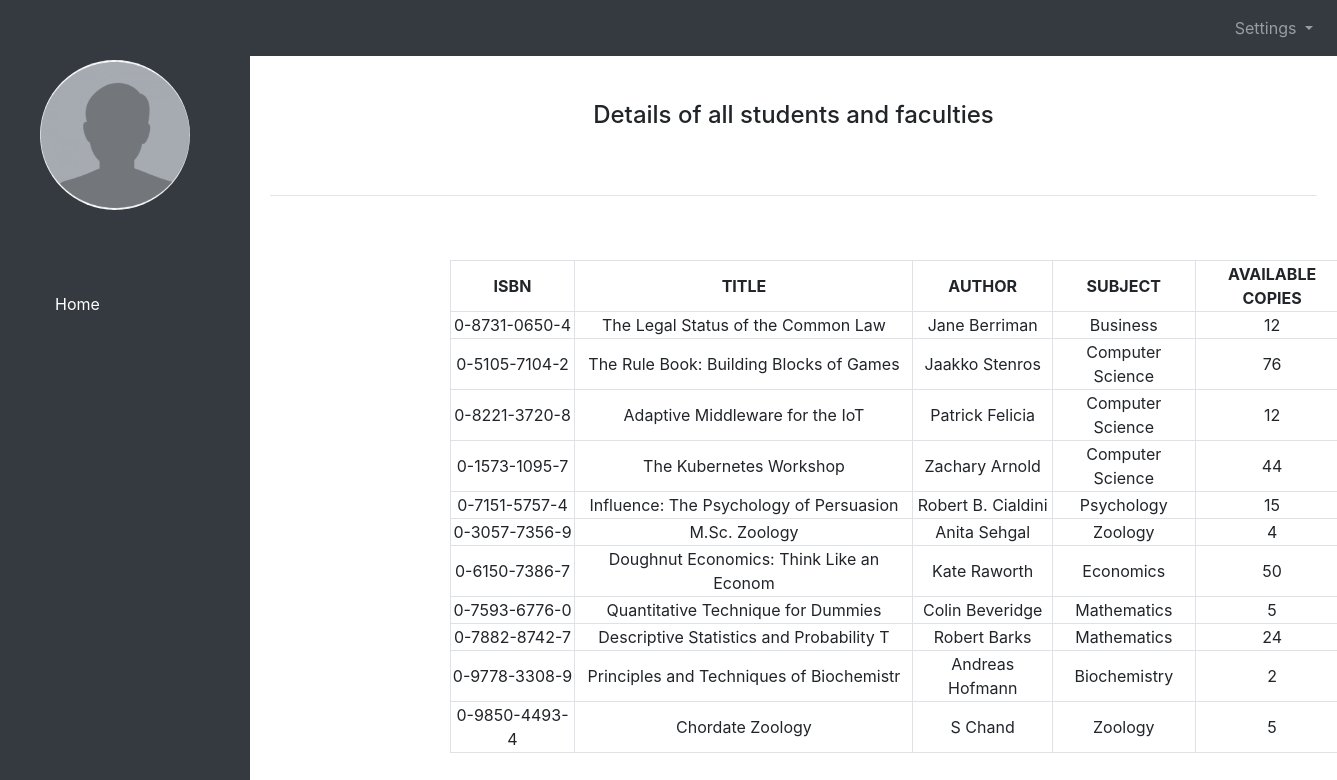
The app's page /studentFaculty/sfViewBooks.php (signed in) with its own data.
### tables this page shows
CREATE TABLE `books` (
  `id` bigint(20) NOT NULL,
  `book_id` bigint(20) NOT NULL,
  `ISBN` varchar(16) NOT NULL,
  `book_title` varchar(40) NOT NULL,
  `book_author` varchar(30) NOT NULL,
  `book_subject` varchar(30) NOT NULL,
  `total_copies` int(11) NOT NULL,
  `borrowed_copies` int(11) DEFAULT NULL,
  `available_copies` int(11) NOT NULL,
  `created_at` timestamp NOT NULL DEFAULT current_timestamp() ON UPDATE current_timestamp()
);

### functions.php (called while the page is built, shortened)
<?php
    function view_all_books()
{
$query = "SELECT ISBN, book_title, book_author, book_subject, available_copies FROM books";
    return ($query);
}

### studentFaculty/sfViewBooks.php (the view, shortened to what this page needs)
<?php
include ("../functions.php");
?>
<!DOCTYPE html>
<html lang="en">
<head>
    <link rel="stylesheet" href="https://stackpath.bootstrapcdn.com/bootstrap/4.5.2/css/bootstrap.min.css">
</head>
<body>
    <nav class="navbar navbar-expand-lg navbar-dark bg-dark">
        <a class="navbar-brand" href="#">My Website</a>
        <div class="collapse navbar-collapse" id="navbarNav">
            <ul class="navbar-nav ml-auto">
                <li class="nav-item dropdown">
                    <a class="nav-link dropdown-toggle" href="#" id="navbarDropdown" role="button"
                        data-toggle="dropdown" aria-haspopup="true" aria-expanded="false">
                        Settings
                    </a>
                </li>
            </ul>
        </div>
    </nav>
    <div class="sidebar">
        <div class="side-bar-margin" style="margin: 40px">
            <div class="profile-pic">
                <img src="../images/dummypic.png" alt="dummy profile" height="150px" width="150px">
            </div>
            <br><br><br>
            <ul>
                <li><a href="sfHomepage.php">Home</a></li>
            </ul>
        </div>
    </div>
    <div class="content">
        <center>
            <h4 style="margin: 25px">Details of all students and faculties</h4><br>
        </center>
        <hr width=100% align="left"><br><br>
        <div class="row">
            <div class="col-md-2"></div>
            <div class="col-md-8">
                <form>
                    <table class="table-bordered" width="900px" style="text-align: center">
                        <tr>
                            <th>ISBN</th>
                            <th>TITLE</th>
                            <th>AUTHOR</th>
                            <th>SUBJECT</th>
                            <th>AVAILABLE COPIES</th>
                        </tr>
                        <?php
                        $result = mysqli_query($con, view_all_books());
                        while ($user = mysqli_fetch_assoc($result)) {
                            ?>
                            <tr>
                                <td>
                                    <?php echo $user['ISBN']; ?>
                                </td>
                                <td>
                                    <?php echo $user['book_title']; ?>
                                </td>
                                <td>
                                    <?php echo $user['book_author']; ?>
                                </td>
                                <td>
                                    <?php echo $user['book_subject']; ?>
                                </td>
                                <td>
                                    <?php echo $user['available_copies']; ?>
                                </td>
                            </tr>
                            <?php
                        }
                        ?>
                    </table>
                </form>
            </div>
            <div class="col-md-2"></div>
        </div>
        </div>
</body>
</html>

### studentFaculty/sfViewBooks.php (style rules this page uses)
.sidebar { height: 100%; width: 250px; position: fixed; top: 0; left: 0; background-color: #343a40; padding-top: 20px; color: #fff; overflow-y: auto; }
.sidebar ul { list-style-type: none; padding: 0; }
.sidebar a { display: block; padding: 10px 15px; text-decoration: none; color: #fff; }
.content { margin-left: 250px; padding: 20px; }
.profile-pic img { border-radius: 50%; }

### records on screen
books: ISBN "0-8731-0650-4", book_title "The Legal Status of the Common Law", book_author "Jane Berriman", book_subject "Business", available_copies "12"
books: ISBN "0-5105-7104-2", book_title "The Rule Book: Building Blocks of Games", book_author "Jaakko Stenros", book_subject "Computer Science", available_copies "76"
books: ISBN "0-8221-3720-8", book_title "Adaptive Middleware for the IoT", book_author "Patrick Felicia", book_subject "Computer Science", available_copies "12"
books: ISBN "0-1573-1095-7", book_title "The Kubernetes Workshop", book_author "Zachary Arnold", book_subject "Computer Science", available_copies "44"
books: ISBN "0-7151-5757-4", book_title "Influence: The Psychology of Persuasion", book_author "Robert B. Cialdini", book_subject "Psychology", available_copies "15"
books: ISBN "0-3057-7356-9", book_title "M.Sc. Zoology", book_author "Anita Sehgal", book_subject "Zoology", available_copies "4"
books: ISBN "0-6150-7386-7", book_title "Doughnut Economics: Think Like an Econom", book_author "Kate Raworth", book_subject "Economics", available_copies "50"
books: ISBN "0-7593-6776-0", book_title "Quantitative Technique for Dummies", book_author "Colin Beveridge", book_subject "Mathematics", available_copies "5"
books: ISBN "0-7882-8742-7", book_title "Descriptive Statistics and Probability T", book_author "Robert Barks", book_subject "Mathematics", available_copies "24"
books: ISBN "0-9778-3308-9", book_title "Principles and Techniques of Biochemistr", book_author "Andreas Hofmann", book_subject "Biochemistry", available_copies "2"
books: ISBN "0-9850-4493-4", book_title "Chordate Zoology", book_author "S Chand", book_subject "Zoology", available_copies "5"
